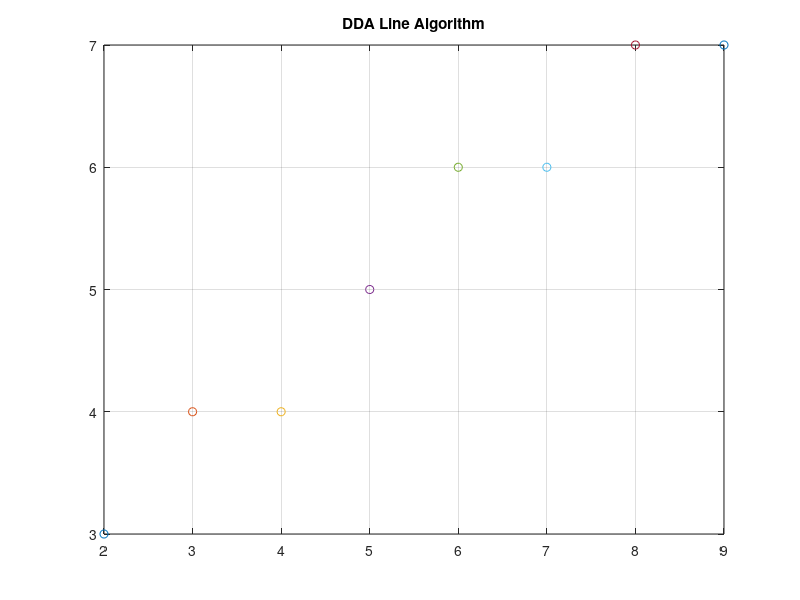

The MATLAB script that drew this image:
clc; clear; close all;

x1=2; y1=3;
x2=10; y2=8;

dx = x2 - x1;
dy = y2 - y1;

steps = max(abs(dx), abs(dy));

x_inc = dx / steps;
y_inc = dy / steps;

x = x1;
y = y1;

for i=1:steps
    plot(round(x), round(y), 'o'); hold on;
    x = x + x_inc;
    y = y + y_inc;
end

grid on;
title('DDA Line Algorithm');
